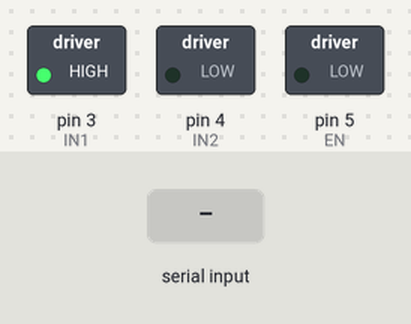
Bench run of a sketch on a simulated Arduino Uno, built with avr-gcc and run on an emulated ATmega328P. Shown: switched loads named in the sketch (green lamp = pin HIGH). The test bench sets the inputs (shaded band).

Above: at 1.2 s.
1.3 s: "90,45\n" received over Serial
At 2.1 s:
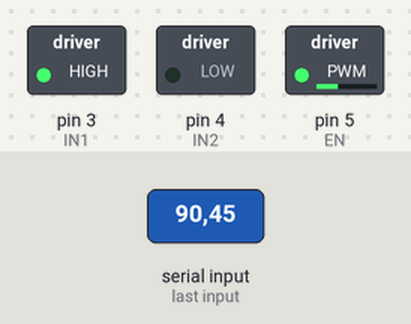
3.8 s: "30,150\n" received over Serial
At 3.9 s:
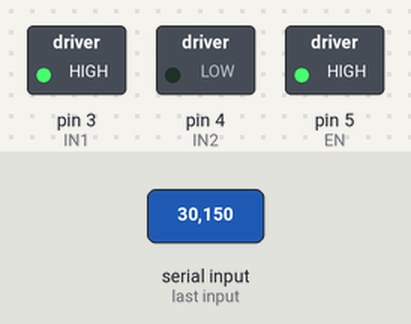
Timing chart, 0 to 6.8 s (numbered marks = the images above; inputs shaded):
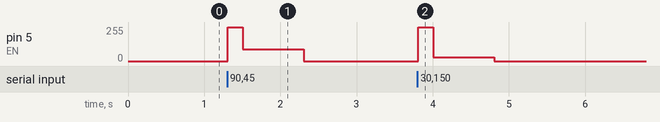

Measured:
- after the input at 1.3 s, pin 5 (EN): 0/255 → 255/255 at once, → 90/255 0.20 s later, → 0/255 0.80 s later
- after the input at 3.8 s, pin 5 (EN): 0/255 → 255/255 at once, → 30/255 0.20 s later, → 0/255 0.80 s later

The sketch:

motor_control.ino
```cpp
const int EN = 5;
const int IN1 = 3;
const int IN2 = 4;
const unsigned long KICK_MS = 200;
const unsigned long TIMEOUT_MS = 1000;

int currentSpeed = 0;
unsigned long lastCommand = 0;

void applySpeed(int newSpeed) {
  if (newSpeed == currentSpeed) return;

  if (currentSpeed == 0 && newSpeed > 0) {
    analogWrite(EN, 255);  // Kick-start past static friction
    delay(KICK_MS);
  }

  analogWrite(EN, newSpeed);
  currentSpeed = newSpeed;
}

void setup() {
  pinMode(EN, OUTPUT);
  pinMode(IN1, OUTPUT);
  pinMode(IN2, OUTPUT);
  digitalWrite(IN1, HIGH);
  digitalWrite(IN2, LOW);
  analogWrite(EN, 0);

  Serial.begin(9600);
  Serial.setTimeout(50);
}

void loop() {
  if (Serial.available() > 0) {
    String command = Serial.readStringUntil('\n');
    command.trim();

    if (command.length() > 0) {
      lastCommand = millis();
      applySpeed(constrain(command.toInt(), 0, 255));
    }
  }

  if (currentSpeed != 0 && millis() - lastCommand > TIMEOUT_MS) {
    applySpeed(0);  // Lost commands: stop the motor
  }
}
```
